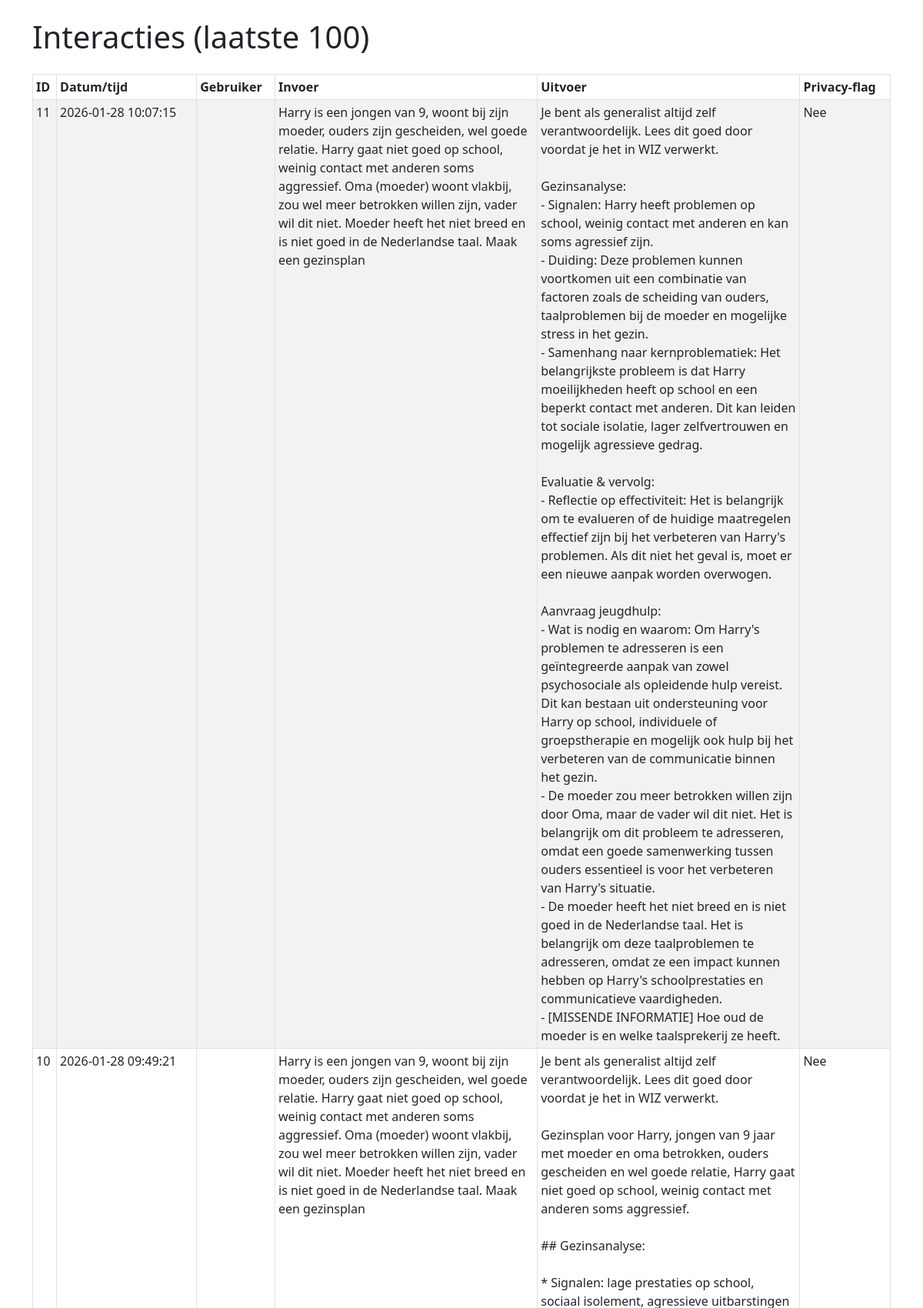
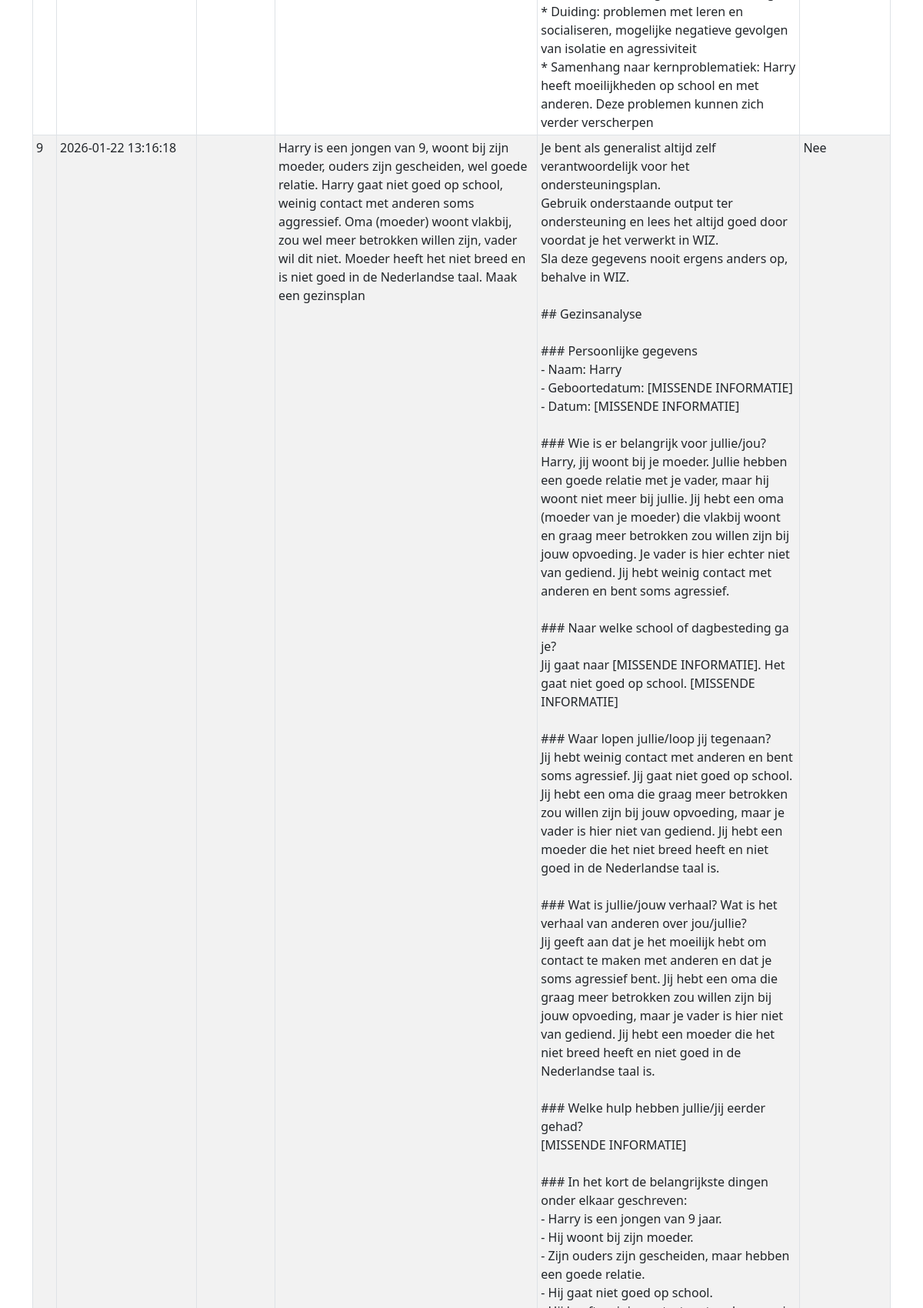
The app's page /admin/interactions (upper part) with its own data (2 pictures, top to bottom).
### app.py (models this page shows)
class Interaction(Base):
    __tablename__ = 'interactions'
    id = Column(Integer, primary_key=True)
    user = Column(String(64), nullable=True)  # optioneel, voor toekomstige gebruikersauth
    input_text = Column(Text, nullable=False)
    output_text = Column(Text, nullable=False)
    created_at = Column(DateTime, default=datetime.utcnow)
    privacy_flag = Column(Boolean, default=False)  # voor toekomstige privacy-detectie

### app.py (the view)
@app.route("/admin/interactions")
def admin_interactions():
    db = SessionLocal()
    rows = db.query(Interaction).order_by(Interaction.created_at.desc()).limit(100).all()
    db.close()
    return render_template("admin_interactions.html", rows=rows)

### templates/admin_interactions.html (shortened to what this page needs)
<!doctype html>
<html lang="nl">
<head>
  <link href="https://cdn.jsdelivr.net/npm/bootstrap@5.3.0/dist/css/bootstrap.min.css" rel="stylesheet">
  <link rel="stylesheet" href="{{ url_for('static', filename='style.css') }}">
</head>
<body>
  <div class="container py-4">
    <h1 class="mb-4">Interacties (laatste 100)</h1>
    <table class="table table-bordered table-striped table-sm">
      <thead>
        <tr>
          <th>ID</th>
          <th>Datum/tijd</th>
          <th>Gebruiker</th>
          <th>Invoer</th>
          <th>Uitvoer</th>
          <th>Privacy-flag</th>
        </tr>
      </thead>
      <tbody>
        {% for row in rows %}
        <tr>
          <td>{{ row.id }}</td>
          <td>{{ row.created_at.strftime('%Y-%m-%d %H:%M:%S') if row.created_at else '' }}</td>
          <td>{{ row.user or '' }}</td>
          <td style="max-width:300px; white-space:pre-wrap;">{{ row.input_text }}</td>
          <td style="max-width:300px; white-space:pre-wrap;">{{ row.output_text }}</td>
          <td>{{ 'Ja' if row.privacy_flag else 'Nee' }}</td>
        </tr>
        {% endfor %}
      </tbody>
    </table>
  </div>
</body>
</html>

### static/style.css (style rules this page uses)
:root { --green: #009e4d; --green-dark: #226644; --white: #ffffff; }
body { background-color: #ffffff; display: flex; flex-direction: column; min-height: 100vh; }

### records on screen
Interaction: id "11", created_at "2026-01-28 10:07:15", input_text "Harry is een jongen van 9, woont bij zijn moeder, ouders zijn gescheiden, wel goede relatie. Harry gaat niet goed op school, weinig contact met anderen soms aggressief. Oma (moeder) woont vlakbij, zou wel meer betrokken willen zijn, vader wil dit niet. Moeder heeft het niet breed en is niet goed in de Nederlandse taal. Maak een gezinsplan", output_text "Je bent als generalist altijd zelf verantwoordelijk. Lees dit goed door voordat je het in WIZ verwerkt. Gezinsanalyse: - Signalen: Harry heeft problemen op school, weinig contact met anderen en kan soms agressief zijn. - Duiding: Deze problemen kunnen voortkomen uit een combinatie van factoren zoals de scheiding van ouders, taalproblemen bij de moeder en mogelijke stress in het gezin. - Samenhang naar kernproblematiek: Het belangrijkste probleem is dat Harry moeilijkheden heeft op school en een beperkt contact met anderen. Dit kan leiden tot sociale isolatie, lager zelfvertrouwen en mogelijk agressieve gedrag. Evaluatie & vervolg: - Reflectie op effectiviteit: Het is belangrijk om te…", privacy_flag "Nee"
Interaction: id "10", created_at "2026-01-28 09:49:21", input_text "Harry is een jongen van 9, woont bij zijn moeder, ouders zijn gescheiden, wel goede relatie. Harry gaat niet goed op school, weinig contact met anderen soms aggressief. Oma (moeder) woont vlakbij, zou wel meer betrokken willen zijn, vader wil dit niet. Moeder heeft het niet breed en is niet goed in de Nederlandse taal. Maak een gezinsplan", output_text "Je bent als generalist altijd zelf verantwoordelijk. Lees dit goed door voordat je het in WIZ verwerkt. Gezinsplan voor Harry, jongen van 9 jaar met moeder en oma betrokken, ouders gescheiden en wel goede relatie, Harry gaat niet goed op school, weinig contact met anderen soms aggressief. ## Gezinsanalyse: * Signalen: lage prestaties op school, sociaal isolement, agressieve uitbarstingen * Duiding: problemen met leren en socialiseren, mogelijke negatieve gevolgen van isolatie en agressiviteit * Samenhang naar kernproblematiek: Harry heeft moeilijkheden op school en met anderen. Deze problemen kunnen zich verder verscherpen", privacy_flag "Nee"
Interaction: id "9", created_at "2026-01-22 13:16:18", input_text "Harry is een jongen van 9, woont bij zijn moeder, ouders zijn gescheiden, wel goede relatie. Harry gaat niet goed op school, weinig contact met anderen soms aggressief. Oma (moeder) woont vlakbij, zou wel meer betrokken willen zijn, vader wil dit niet. Moeder heeft het niet breed en is niet goed in de Nederlandse taal. Maak een gezinsplan", privacy_flag "Nee"
